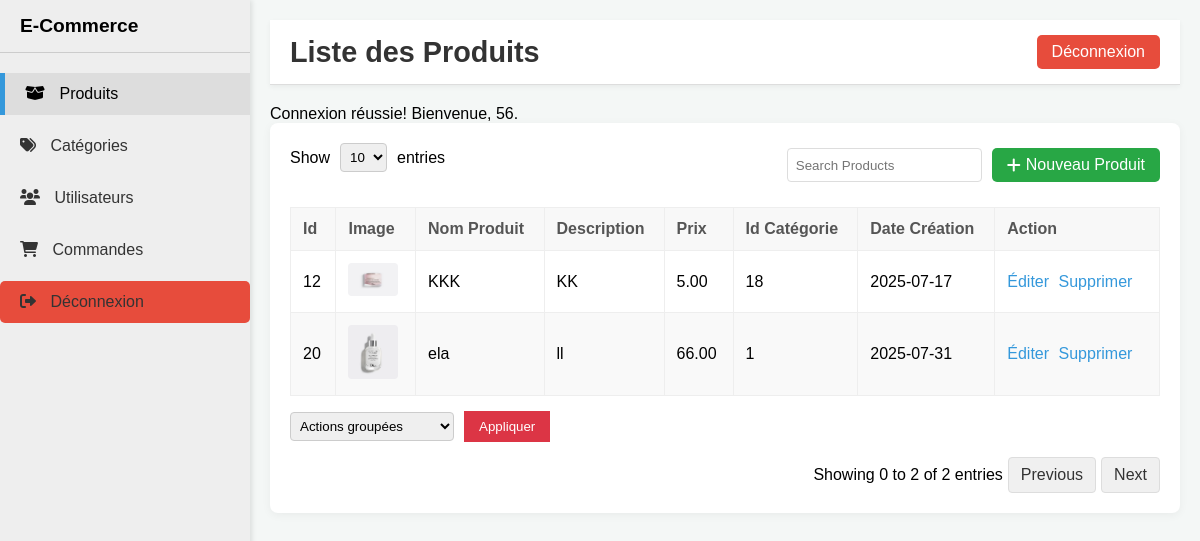
The page /admin/back-end/index.php (signed in) on the database its author committed.
### tables this page shows
CREATE TABLE `produit` (
  `id` int(11) NOT NULL,
  `nom_produit` varchar(100) NOT NULL,
  `prix` decimal(10,2) NOT NULL,
  `description` text DEFAULT NULL,
  `image` longblob DEFAULT NULL,
  `id_categorie` int(11) DEFAULT NULL,
  `date_creation` date DEFAULT NULL
);

### include/config.php (called while the page is built)
<?php
return [
    'db_host' => 'localhost',
    'db_user' => 'root',
    'db_pass' => '',
    'db_name' => 'projet_ecommerce'
];

### include/data.php (called while the page is built, shortened)
<?php
class Database {
    var $sql_string = '';
    public $conn;
 public function open_connection() {
        $config = require __DIR__ . '/config.php';
        $this->conn = new mysqli(
            $config['db_host'],
            $config['db_user'],
            $config['db_pass'],
            $config['db_name']
        );
        $this->conn->set_charset("utf8mb4");
    }
    function setQuery($sql='') {
        $this->sql_string=$sql;
    }
    function executeQuery() {
        $result = $this->conn->query($this->sql_string);
        return $result;
    }
    private function confirm_query($result) {
        return $result;
    }
    function loadResultList( $key='' ) {
        $cur = $this->executeQuery();
        $array = array();
        while ($row = $cur->fetch_object()) {
            if ($key) {
                $array[$row->$key] = $row;
            } else {
                $array[] = $row;
            }
        }
        return $array;
    }
}
$mydb = new Database();

### admin/back-end/index.php (the view, shortened to what this page needs)
<?php
require_once '../../include/init.php';
function display_session_message() {
    if (isset($_SESSION['message']) && !empty($_SESSION['message'])) {
        echo $_SESSION['message'];
    }
}
$view = $_GET['view'] ?? 'products';
$action = $_GET['action'] ?? '';
$id = $_GET['id'] ?? 0;
switch ($view) {
    case 'products':
        $pageTitle = "Liste des Produits";
        break;
}
?>
<!DOCTYPE html>
<html lang="fr">
<head>
    <link rel="stylesheet" href="https://cdnjs.cloudflare.com/ajax/libs/font-awesome/6.0.0-beta3/css/all.min.css">
</head>
<body>
    <div class="sidebar">
        <div class="sidebar-header">
            E-Commerce
        </div>
        <ul>
            <li class="<?= ($view == 'products' || !isset($_GET['view'])) ? 'active' : '' ?>"><a href="index.php?view=products"><i class="fas fa-box-open"></i> Produits</a></li>
            <li class="<?= ($view == 'categories') ? 'active' : '' ?>"><a href="index.php?view=categories"><i class="fas fa-tags"></i> Catégories</a></li>
            <li class="<?= ($view == 'users') ? 'active' : '' ?>"><a href="index.php?view=users"><i class="fas fa-users"></i> Utilisateurs</a></li>
            <li class="<?= ($view == 'orders') ? 'active' : '' ?>"><a href="index.php?view=orders"><i class="fas fa-shopping-cart"></i> Commandes</a></li>
            <li><a href="home.php" class="logout-btn"><i class="fas fa-sign-out-alt"></i> Déconnexion</a></li>
        </ul>
    </div>
    <div class="main-content">
        <div class="header">
            <h1><?= htmlspecialchars($pageTitle) ?></h1>
            <a href="home.php" class="logout-btn">Déconnexion</a>
        </div>
        <?php
        switch ($view) {
            case 'products':
                if ($action == 'edit' && $id > 0) {
                    $product_to_edit = null;
                    try {
                        $mydb->setQuery("SELECT id, nom_produit, prix, description, image, id_categorie, date_creation FROM produit WHERE id = " . $mydb->escape_value($id));
                        $product_to_edit = $mydb->loadSingleResult();
                    } catch (Exception $e) {
                        echo "<p style='color: red;'>Erreur lors du chargement du produit: " . htmlspecialchars($e->getMessage()) . "</p>";
                    }
                    if ($product_to_edit) {
                        ?>
                        <div class="form-container">
                            <h3>Éditer Produit: <?= htmlspecialchars($product_to_edit->nom_produit ?? '') ?></h3>
                            <form action="index.php" method="POST" enctype="multipart/form-data">
                                <input type="hidden" name="view" value="products">
                                <input type="hidden" name="update_product" value="1">
                                <input type="hidden" name="id" value="<?= htmlspecialchars($product_to_edit->id ?? '') ?>">
                                <input type="hidden" name="current_image" value="<?= htmlspecialchars($product_to_edit->image ?? '') ?>">
                                <label for="nom_produit">Nom du Produit:</label>
                                <input type="text" id="nom_produit" name="nom_produit" value="<?= htmlspecialchars($product_to_edit->nom_produit ?? '') ?>" required>
                                <label for="description">Description:</label>
                                <textarea id="description" name="description" rows="5"><?= htmlspecialchars($product_to_edit->description ?? '') ?></textarea>
                                <label for="prix">Prix:</label>
                                <input type="number" id="prix" name="prix" value="<?= htmlspecialchars($product_to_edit->prix ?? '') ?>" step="0.01" required>
                                <label for="id_categorie">ID Catégorie:</label>
                                <input type="text" id="id_categorie" name="id_categorie" value="<?= htmlspecialchars($product_to_edit->id_categorie ?? '') ?>">
                                <label for="date_creation">Date de Création:</label>
                                <input type="date" id="date_creation" name="date_creation" value="<?= htmlspecialchars($product_to_edit->date_creation ? date('Y-m-d', strtotime($product_to_edit->date_creation)) : '') ?>">
                                <label for="image">Image actuelle:</label>
                                <?php if (!empty($product_to_edit->image)): ?>
<img src="<?= htmlspecialchars(web_root . ($product_to_edit->image ?? '')) ?>" alt="image " style="max-width: 150px; display: block; margin-bottom: 10px;">                                <?php else: ?>
                                    <p>Pas d'image actuelle.</p>
                                <?php endif; ?>
                                <label for="image">Changer l'Image:</label>
                                <input type="file" id="image" name="image">
                                <div class="form-actions">
                                    <a href="index.php?view=products" class="back-btn">Annuler</a>
                                    <input type="submit" value="Mettre à jour le Produit">
                                </div>
                            </form>
                        </div>
                        <?php
                    } else {
                        echo "<p class='alert alert-danger'>Produit non trouvé.</p>";
                        echo '<a href="index.php?view=products">Retour à la liste des produits</a>';
                    }
                } else {
                    $products = [];
                    try {
                        $mydb->setQuery("SELECT id, nom_produit, prix, description, image, id_categorie, date_creation FROM produit");
                        $products = $mydb->loadResultList();
                    } catch (Exception $e) {
                        echo "<p style='color: red;'>Erreur lors du chargement des produits: " . htmlspecialchars($e->getMessage()) . "</p>";
                    }
                    ?>
                    <div class="table-container">
                        <div class="table-header-controls">
                            <div class="show-entries">
                                Show
                                <select>
                                    <option value="10" selected>10</option>
                                </select>
                                entries
                            </div>
                            <div class="search-add">
                                <input type="text" placeholder="Search Products">
                                <a href="index.php?view=products&action=add" class="new-item-btn"><i class="fas fa-plus"></i> Nouveau Produit</a>
                            </div>
                        </div>
                        <table>
                            <thead>
                                <tr>
                                    <th>Id</th>
                                    <th>Image</th>
                                    <th>Nom Produit</th>
                                    <th>Description</th>
                                    <th>Prix</th>
                                    <th>Id Catégorie</th>
                                    <th>Date Création</th>
                                    <th>Action</th>
                                </tr>
                            </thead>
                            <tbody>
                                <?php if (!empty($products)): ?>
                                    <?php foreach ($products as $product): ?>
                                    <tr>
                                        <td><?= htmlspecialchars($product->id ?? '') ?></td>
                                        <td><img src="<?= htmlspecialchars(web_root . ($product->image ?? '')) ?>" alt="Product Image" style="width:50px; height:auto;"></td>
                                        <td><?= htmlspecialchars($product->nom_produit ?? '') ?></td>
                                        <td><?= htmlspecialchars($product->description ?? '') ?></td>
                                        <td><?= htmlspecialchars(number_format($product->prix ?? 0, 2)) ?></td>
                                        <td><?= htmlspecialchars($product->id_categorie ?? '') ?></td>
                                        <td><?= htmlspecialchars($product->date_creation ?? '') ?></td>
                                        <td class="action-buttons">
                                            <a href="index.php?view=products&action=edit&id=<?= htmlspecialchars($product->id ?? '') ?>">Éditer</a>
                                            <a href="index.php?view=products&action=delete&id=<?= htmlspecialchars($product->id ?? '') ?>" onclick="return confirm('Êtes-vous sûr de vouloir supprimer ce produit ?');">Supprimer</a>
                                        </td>
                                    </tr>
                                    <?php endforeach; ?>
                                <?php else: ?>
                                    <tr><td colspan="8" style="text-align: center;">Aucun produit trouvé.</td></tr>
                                <?php endif; ?>
                            </tbody>
                        </table>
                        <div class="bulk-actions">
                            <select name="bulk_action">
                                <option value="">Actions groupées</option>
                            </select>
                            <button type="submit">Appliquer</button>
                        </div>
                        <div class="pagination">
                            <span>Showing 0 to <?= count($products) ?> of <?= count($products) ?> entries</span>
                            <a href="#">Previous</a>
                            <a href="#">Next</a>
                        </div>
                    </div>
                    <?php
                }
                break;
                        ?>
                    <?php
        }
        ?>
    </div>
</body>
</html>

### admin/back-end/index.php (style rules this page uses)
body { font-family: Arial, sans-serif; margin: 0; background-color: #f4f7f6; display: flex; }
.sidebar { width: 250px; background-color: #eeeeee; color: #333; height: 100vh; padding-top: 0; box-shadow: 2px 0 5px rgba(0,0,0,0.1); position: fixed; top: 0; left: 0; overflow-y: auto; }
.sidebar-header { background-color: #eeeeee; padding: 15px 20px; text-align: left; border-bottom: 1px solid #ccc; color: #000; font-size: 1.2em; font-weight: bold; }
.sidebar ul { list-style: none; padding: 0; margin-top: 20px; }
.sidebar ul li { margin-bottom: 10px; }
.sidebar ul li a { display: block; padding: 12px 20px; color: #333; text-decoration: none; transition: background-color 0.3s ease; }
.sidebar ul li a:hover, .sidebar ul li.active a { background-color: #dddddd; border-left: 5px solid #3498db; color: #000; }
.sidebar ul li a .fas { margin-right: 10px; }
.main-content { flex-grow: 1; padding: 20px; margin-left: 250px; }
.header { background-color: white; padding: 15px 20px; border-bottom: 1px solid #ddd; display: flex; justify-content: space-between; align-items: center; box-shadow: 0 2px 5px rgba(0,0,0,0.05); margin-bottom: 20px; position: sticky; top: 0; z-index: 999; background-color: white; }
.header h1 { margin: 0; font-size: 1.8em; color: #333; }
.logout-btn { background-color: #e74c3c; color: white; padding: 8px 15px; border-radius: 5px; text-decoration: none; transition: background-color 0.3s ease; }
.table-container { background-color: white; border-radius: 8px; box-shadow: 0 2px 10px rgba(0,0,0,0.05); padding: 20px; margin-bottom: 30px; }
.table-container table { width: 100%; border-collapse: collapse; }
.table-container th, .table-container td { padding: 12px; border: 1px solid #eee; text-align: left; }
.table-container th { background-color: #f8f8f8; font-weight: bold; color: #555; }
.table-container tr:nth-child(even) { background-color: #f9f9f9; }
table img { max-width: 50px; height: auto; border-radius: 4px; }
.action-buttons a { margin-right: 5px; text-decoration: none; color: #3498db; }
.table-header-controls { display: flex; justify-content: space-between; align-items: center; margin-bottom: 20px; }
.table-header-controls .search-add { display: flex; gap: 10px; }
.table-header-controls .search-add input[type="text"] { padding: 8px; border: 1px solid #ddd; border-radius: 4px; }
.new-item-btn { background-color: #28a745; color: white; padding: 8px 15px; border-radius: 5px; text-decoration: none; display: inline-flex; align-items: center; gap: 5px; transition: background-color 0.3s ease; }
.show-entries { margin-bottom: 15px; display: flex; align-items: center; gap: 10px; }
.show-entries select { padding: 5px; border-radius: 4px; border: 1px solid #ccc; }
.bulk-actions { margin-top: 15px; display: flex; gap: 10px; align-items: center; }
.bulk-actions select { padding: 5px; border-radius: 4px; border: 1px solid #ccc; }
.bulk-actions button { padding: 8px 15px; background-color: #dc3545; color: white; border: none; border-radius: 4%px; cursor: pointer; transition: background-color 0.3s ease; }
.pagination { display: flex; justify-content: flex-end; align-items: center; margin-top: 15px; }
.pagination button, .pagination a { background-color: #f0f0f0; border: 1px solid #ddd; padding: 8px 12px; cursor: pointer; margin-left: 5px; border-radius: 4px; text-decoration: none; color: #333; }

### rows shown on the page
produit: id "12", image (picture), nom_produit "KKK", description "KK", prix "5.00", id_categorie "18", date_creation "2025-07-17"
produit: id "20", image (picture), nom_produit "ela", description "ll", prix "66.00", id_categorie "1", date_creation "2025-07-31"

### other values the page prints
$pageTitle "Liste des Produits"
$_SESSION['message'] "Connexion réussie! Bienvenue, 56."
count($products) "2"
